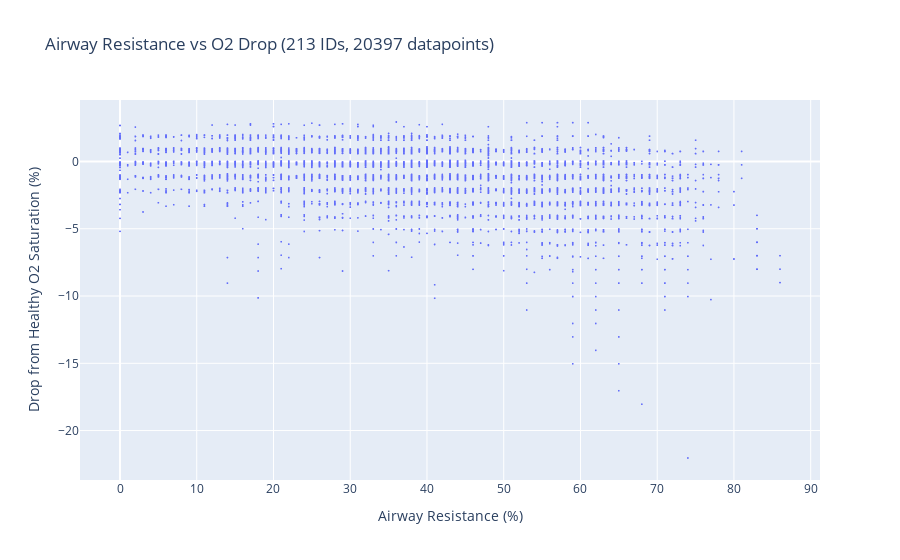

Write notebook code for a chart like this one.
### Code cell
# Plot Airway resistance vs O2 drop
title = f"Airway Resistance vs O2 Drop ({df.ID.nunique()} IDs, {len(df)} datapoints)"
fig = px.scatter(
    df, x="Airway Resistance (%)", y="Drop from Healthy O2 Saturation (%)", title=title
)
# Reduce marker size
fig.update_traces(marker=dict(size=2))
fig.show()
# 100% is about 98 for females and 97.4 for males
# Hence, threshold at 95% => 3-3.5% drop in O2 Saturation => 96.5-97% O2 Saturation

### Figure 1 — Plotly figure (JSON) as saved in the notebook; plotly's stock layout.template omitted (floating-point values rounded to 4 significant figures; data arrays with more than 128 entries replaced by an {"elided": "..."} marker saying what was removed)
{"data": [{"hovertemplate": "Airway Resistance (%)=%{x}<br>Drop from Healthy O2 Saturation (%)=%{y}<extra></extra>", "legendgroup": "", "marker": {"color": "#636efa", "size": 2, "symbol": "circle"}, "mode": "markers", "name": "", "showlegend": false, "type": "scattergl", "x": {"elided": "20397 float values"}, "xaxis": "x", "y": {"elided": "20397 float values"}, "yaxis": "y"}], "layout": {"legend": {"tracegroupgap": 0}, "title": {"text": "Airway Resistance vs O2 Drop (213 IDs, 20397 datapoints)"}, "xaxis": {"anchor": "y", "domain": [0, 1], "title": {"text": "Airway Resistance (%)"}}, "yaxis": {"anchor": "x", "domain": [0, 1], "title": {"text": "Drop from Healthy O2 Saturation (%)"}}}}
